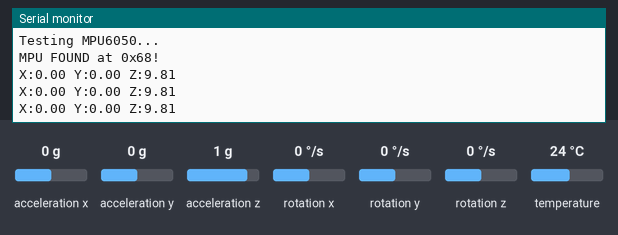
The sketch below on a simulated Arduino Uno, built with avr-gcc and run on an emulated ATmega328P. Shown: the last lines printed to the serial monitor. The inputs (shaded band) are chosen by the test bench; at power-on: acceleration x 0 g, acceleration y 0 g, acceleration z 1 g, rotation x 0 °/s, rotation y 0 °/s, rotation z 0 °/s, temperature 24 °C.

Above: at 1.3 s.
1.4 s: acceleration x set to -1.4 g
At 1.9 s:
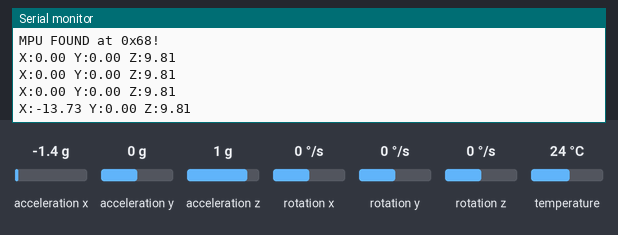
2.9 s: acceleration y set to -1.4 g
At 3.4 s:
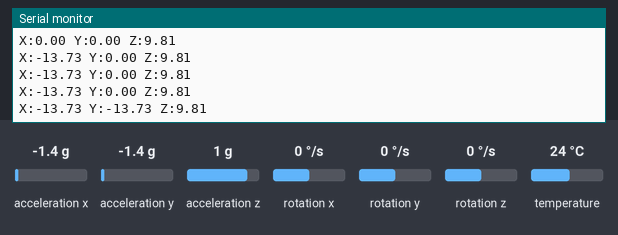
4.4 s: acceleration z set to -1.4 g
At 4.9 s:
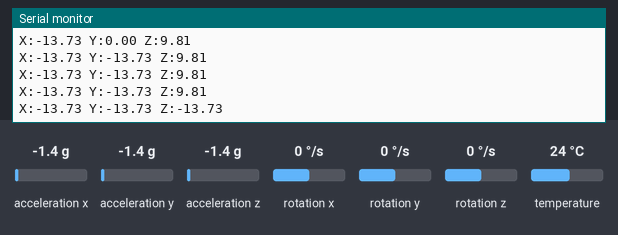

Measured:
- after the input at 1.4 s, the serial monitor: prints a new line after 0.11 s (image 1)
- after the input at 2.9 s, the serial monitor: prints a new line after 0.12 s (image 2)
- after the input at 4.4 s, the serial monitor: prints a new line after 0.13 s (image 3)

The sketch:

mpu_test.ino
```cpp
// mpu_test.ino
// Unplug DS3231 temporarily, then upload this
// Just tests if MPU works alone at 0x68

#include <Wire.h>
#include <Adafruit_MPU6050.h>
#include <Adafruit_Sensor.h>

Adafruit_MPU6050 mpu;

void setup() {
  Serial.begin(9600);
  Wire.begin();

  Serial.println("Testing MPU6050...");

  if (!mpu.begin(0x68)) {  // force address 0x68
    Serial.println("MPU FAILED - not found at 0x68");
    while (1);
  }

  Serial.println("MPU FOUND at 0x68!");
  mpu.setAccelerometerRange(MPU6050_RANGE_4_G);
}

void loop() {
  sensors_event_t a, g, temp;
  mpu.getEvent(&a, &g, &temp);

  Serial.print("X:"); Serial.print(a.acceleration.x);
  Serial.print(" Y:"); Serial.print(a.acceleration.y);
  Serial.print(" Z:"); Serial.println(a.acceleration.z);

  delay(500);
}
```
